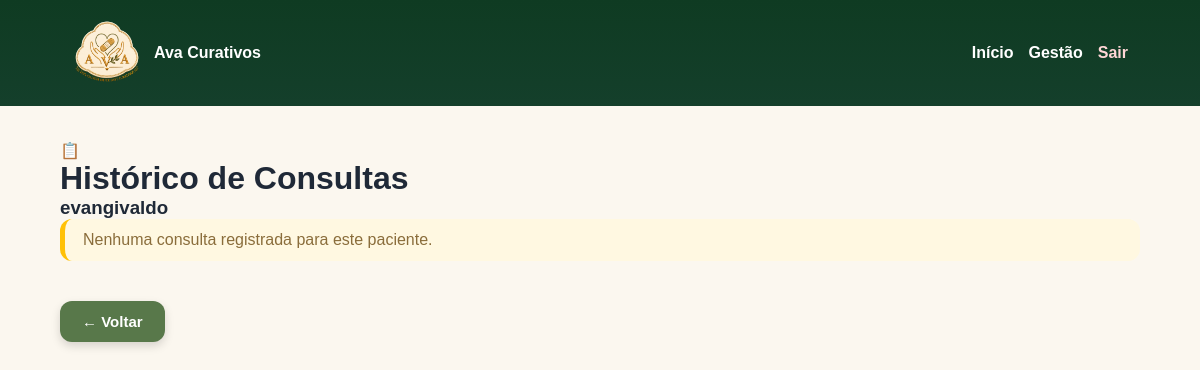
Before: /paciente/12/historico/ (signed in) with the older database file.
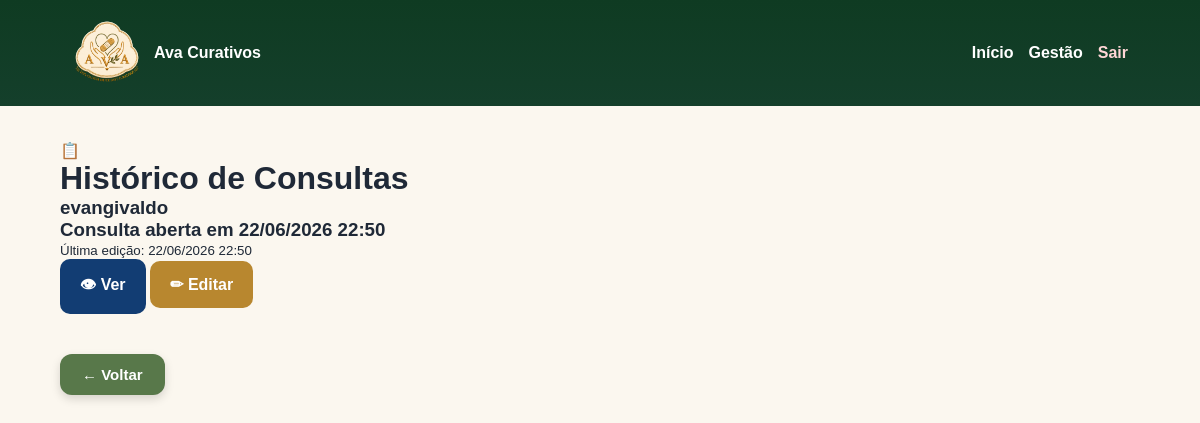
After: the same page with the newer database file.
### consultas/models.py (models this page shows, shortened)
class Consulta(models.Model):
    paciente = models.ForeignKey(
        Paciente,
        on_delete=models.CASCADE,
        related_name="prescricoes",
        null=True,
        blank=True
    )
    diagnostico_clinico = models.TextField(
        blank=True,
        null=True,
        verbose_name="Diagnóstico Clínico"
    )
    anamnese = models.TextField(
        blank=True,
        null=True
    )
    conduta = models.TextField(
        blank=True,
        null=True
    )
    diabetes = models.BooleanField(
        default=False
    )
    hipertensao = models.BooleanField(
        default=False,
        verbose_name="Hipertenso"
    )
    doenca_cronica = models.BooleanField(
        default=False,
        verbose_name="Doença crônica"
    )
    descricao = models.TextField(
        blank=True,
        null=True,
        verbose_name="Observação / Evolução"
    )
    criada_em = models.DateTimeField(
        auto_now_add=True
    )
    atualizada_em = models.DateTimeField(
        auto_now=True
    )

### consultas/views.py (the view)
# urls.py: path("paciente/<int:id>/historico/", historico_consultas, name="historico_consultas"),
@login_required
def historico_consultas(request, id):
    paciente = get_object_or_404(
        Paciente,
        id=id
    )
    consultas = (
        Consulta.objects
        .filter(paciente=paciente)
        .order_by("-criada_em")
    )
    hoje = timezone.localtime().date()
    for consulta in consultas:
        data_consulta = timezone.localtime(
            consulta.criada_em
        ).date()
        consulta.pode_editar = data_consulta == hoje
    return render(
        request,
        "consultas/historico.html",
        {
            "paciente": paciente,
            "consultas": consultas,
        }
    )

### templates/consultas/historico.html (shortened to what this page needs)
{% extends 'base.html' %}
{% block content %}
<div class="form-card profissional">
    <div class="form-title">
        <span class="icone">📋</span>
        <h1>Histórico de Consultas</h1>
    </div>
    <h3>{{ paciente.nome }}</h3>
    {% for consulta in consultas %}
        <div class="consulta-card">
            <h3>
                Consulta aberta em {{ consulta.criada_em|date:"d/m/Y H:i" }}
            </h3>
            {% if consulta.atualizada_em != consulta.criada_em %}
                <small>
                    Última edição: {{ consulta.atualizada_em|date:"d/m/Y H:i" }}
                </small>
            {% endif %}
            <div class="acoes-consulta">
                <a
                    href="{% url 'detalhe_consulta' consulta.id %}"
                    class="btn btn-ver"
                >
                    👁 Ver
                </a>
                {% if consulta.pode_editar %}
                    <a
                        href="{% url 'editar_consulta' consulta.id %}"
                        class="btn btn-editar"
                    >
                        ✏ Editar
                    </a>
                {% endif %}
            </div>
        </div>
    {% empty %}
        <div class="sem-consultas">
            Nenhuma consulta registrada para este paciente.
        </div>
    {% endfor %}
</div>
{% endblock %}

Changed rows visible on the page:
added Consulta: criada_em "22/06/2026 22:50", atualizada_em "22/06/2026 22:50", shows "✏ Editar"
Other visible differences:
text no longer shown: "Nenhuma consulta registrada para este paciente."
